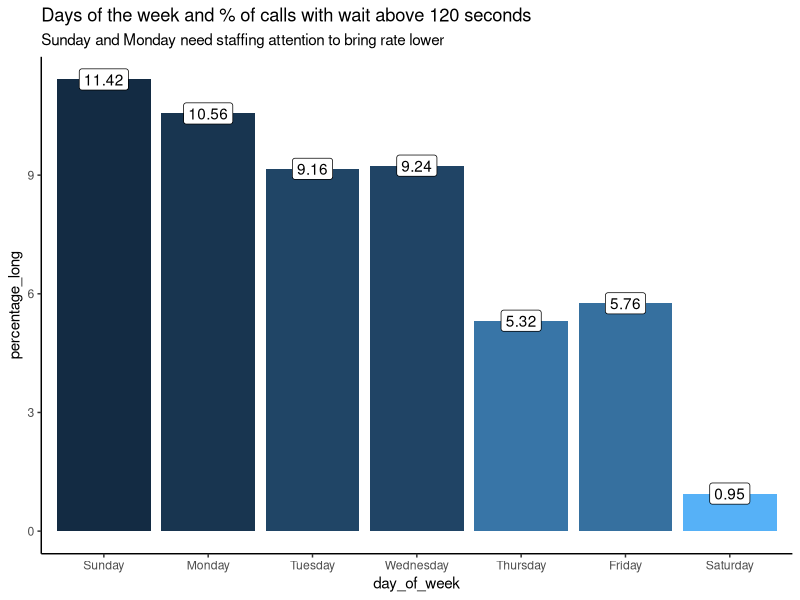

Generate this figure with R:
## ---- chunk 1
knitr::opts_chunk$set(echo = TRUE, message = FALSE)
library(tidyverse)
library(lubridate)
## ---- chunk 2
# download from: http://ie.technion.ac.il/serveng/callcenterdata/index.html, 
#   http://ie.technion.ac.il/serveng/callcenterdata/FebruaryTxt.ZIP

#make our data frame
callcenterdata <- read.table(here::here("assignment4/february.txt"), 
                      header = TRUE,
                      sep = "") %>% 
  #filter out unnecessary bits
  filter(server != "PHANTOM",  #ghost calls dont count
         vru_time >= 0,  #vru time can't be negative
         date < 990208) %>%  #just use the one week
  #make some new variables
  mutate(wait_total = vru_time + q_time, 
         long_wait_binary = if_else(wait_total>120, 1, 0), #if it's a long wait, score it 1
         date = ymd(19000000 + date), #make crappy date format into full date number, then make it ymd
         day_of_week = factor(wday(date), #use date to make day of week factors
                              levels = c(1:7),
                              labels = c("Sunday","Monday","Tuesday",
                                         "Wednesday","Thursday","Friday","Saturday"))) 
#let's summarize it
long_call_summary <- callcenterdata %>% 
  group_by(day_of_week) %>% 
  summarize(count = n(),
            long_count = sum(long_wait_binary),
            percentage_long = round(long_count / count * 100, 2)) 

#let's plot it
long_call_summary %>% 
  select(day_of_week, percentage_long) %>% 
  ggplot(aes(x = day_of_week, y = percentage_long, label = percentage_long)) +
  geom_col(aes(fill = desc(percentage_long))) +
  geom_label() +
  theme_classic() + 
  theme(legend.position = "none") +
  labs(title= "Days of the week and % of calls with wait above 120 seconds",
       subtitle = "Sunday and Monday need staffing attention to bring rate lower")
  
## ---- chunk 3

